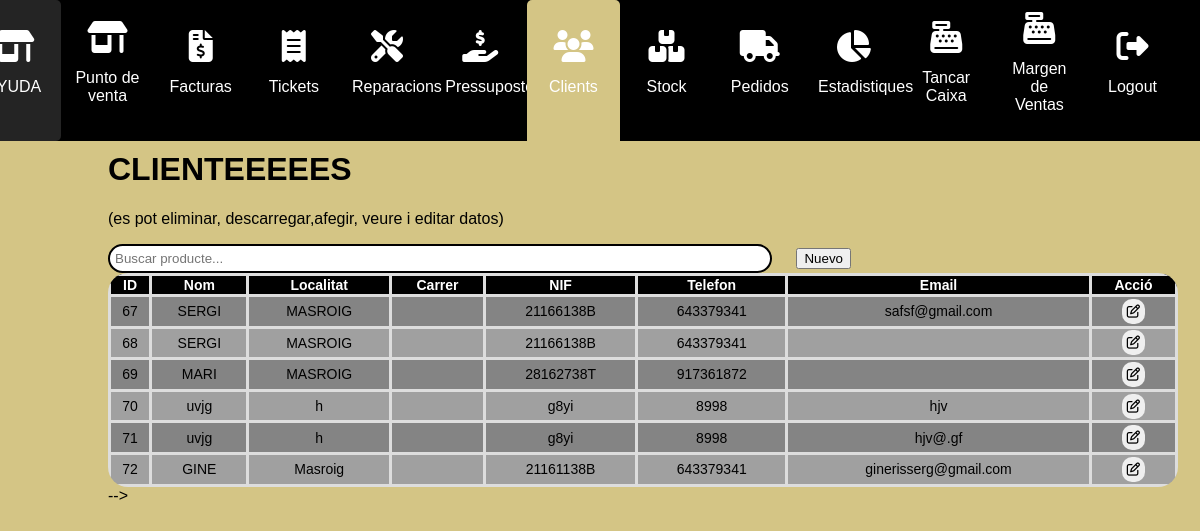
Screenshot of /clientes/ (signed in) with the database file from the repository.
### myapp/models.py (models this page shows, shortened)
class Persona(models.Model):
    nombre=models.CharField(max_length=200, default=" ")
    localidad= models.CharField(max_length=200)
    calle=models.CharField(max_length=200)
    nif=models.CharField(max_length=200)
    telefono=models.IntegerField()
    email=models.EmailField(blank=True)
    comp_banc=models.CharField(max_length=200)
    direccion=models.CharField(max_length=200, default="")

### myapp/views.py (the view)
# urls.py: path("clientes/", views.clientes, name="clientes"),
@login_required
def clientes(request):
    persona = Persona.objects.all()
    return render(request, "clientes.html", {'persona': persona})

### myapp/templates/clientes.html (shortened to what this page needs)
{% extends "layouts/base.html" %}
{% block content %}
<!DOCTYPE html>
<html lang="en">
<head>
</head>
<body>
    <div class="main-content">
        <h1>CLIENTEEEEES</h1>
        <p>(es pot eliminar, descarregar,afegir, veure i editar datos)</p>
        <input type="text" id="searchInput" placeholder="Buscar producte...">
        <button id="afegir-reparacio-btn">Nuevo</button>
        <table id="productTable">
            <thead>
                <tr>
                    <th>ID</th>
                    <th>Nom</th>
                    <th>Localitat</th>
                    <th>Carrer</th>
                    <th>NIF</th>
                    <th>Telefon</th>
                    <th>Email</th>
                    <th>Acció</th>
                </tr>
            </thead>
            <tbody>
                {% for pers in persona %}
                <tr>
                    <td> {{ pers.id }} </td>                    <td>{{ pers.nombre }}</td>
                    <td>{{ pers.localidad }}</td>
                    <td>{{ pers.calle }}</td>
                    <td>{{ pers.nif }}</td>
                    <td>{{ pers.telefono }}</td>
                    <td>{{ pers.email }}</td>
                    <td><button class="popup-trigger" data-client-id="{{ pers.id }}"><i class="fa-regular fa-pen-to-square"></i></button></td>
                </tr>
                {% endfor %}
            </tbody>
        </table>
        -->
</div>
</body>
</html>
{% endblock %}

### myapp/static/styles/main.css (style rules this page uses)
.main-content { margin-top:10vh; }
body { margin: 0; padding: 0; font-family: Arial, sans-serif; background: rgb(212, 197, 133); color: #000000; }
.main-content { padding-left: 9%; overflow: hidden; margin-top:130px; }
#searchInput { margin-bottom: 10px; padding: 5px; width: 85%; border-radius: 30px; border-style: 5px; -webkit-border-radius: 30px; -moz-border-radius: 30px; -ms-border-radius: 30px; -o-border-radius: 30px; align-items: center; }
table { width: 98%; border-collapse: collapse; }
table th, table td { padding: 1px; text-align: center; border: 3px solid #ddd; }
table th { background-color: #000000; color: #ffffff; text-align: center; }
tr:nth-child(even) { background-color: #a0a0a0; }
tr:nth-child(odd) { background-color: #848484; }
#productTable { border-radius: 20px; overflow: hidden; -webkit-border-radius: 20px; -moz-border-radius: 20px; -ms-border-radius: 20px; -o-border-radius: 20px; font-size: 14px; }
input { border-radius: 10px; -webkit-border-radius: 10px; -moz-border-radius: 10px; -ms-border-radius: 10px; -o-border-radius: 10px; text-decoration: none; display: inline-block; border: 2px black solid; padding-left: 5px; }
td button, cart-button button { display: inline-block; border: none; border-radius: 10px; border:none; padding: 5px; -webkit-border-radius: 10px; -moz-border-radius: 10px; -ms-border-radius: 10px; -o-border-radius: 10px; margin: 1%; }
#searchInput { width:650px; margin: 0 20px 0 0px; }

### myapp/templates/clientes.html (style rules this page uses)
body { font-family: Arial, sans-serif; }

### rows the page displays
Persona: id "67", nombre "SERGI", localidad "MASROIG", nif "21166138B", telefono "643379341", email "safsf@gmail.com"
Persona: id "68", nombre "SERGI", localidad "MASROIG", nif "21166138B", telefono "643379341"
Persona: id "69", nombre "MARI", localidad "MASROIG", nif "28162738T", telefono "917361872"
Persona: id "70", nombre "uvjg", localidad "h", nif "g8yi", telefono "8998", email "hjv"
Persona: id "71", nombre "uvjg", localidad "h", nif "g8yi", telefono "8998", email "hjv@.gf"
Persona: id "72", nombre "GINE", localidad "Masroig", nif "21161138B", telefono "643379341", email "ginerisserg@gmail.com"
